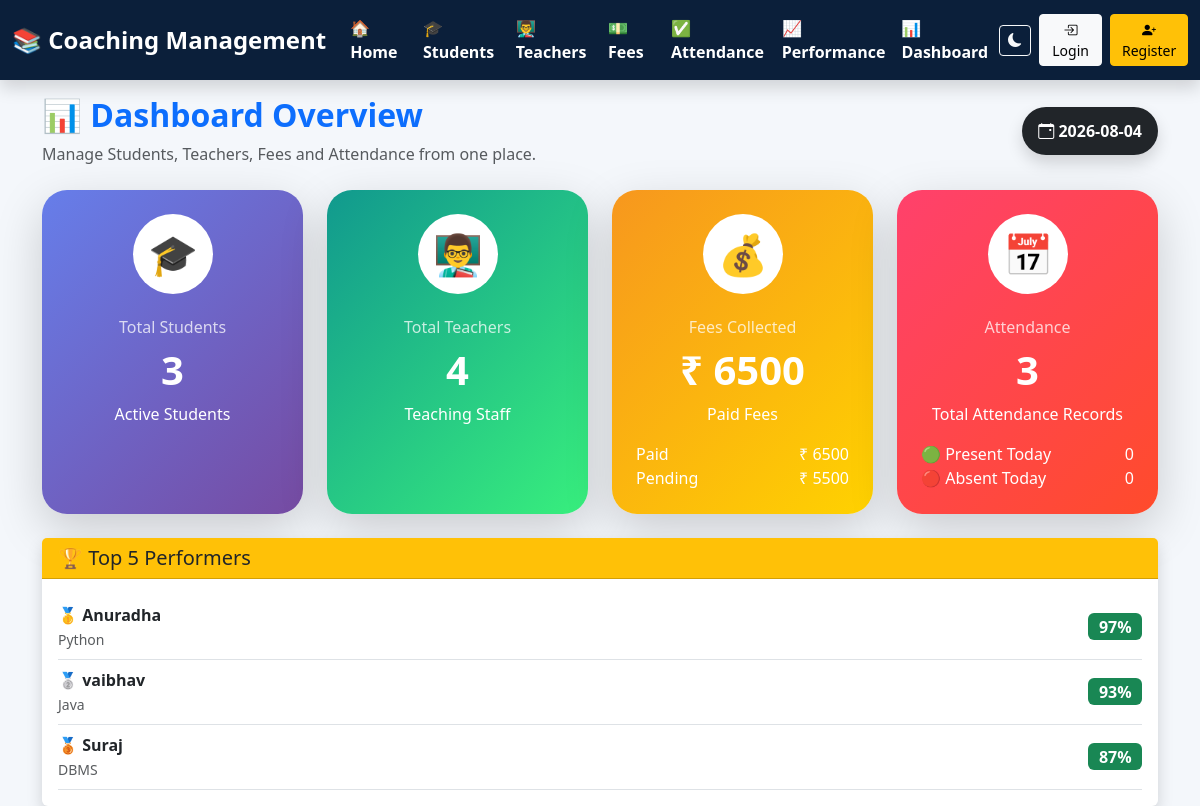
/dashboard, run on the app's committed database.
### tables this page shows
CREATE TABLE performance(

        id INTEGER PRIMARY KEY AUTOINCREMENT,
        student_id INTEGER,
        marks INTEGER,
        remark TEXT,

        FOREIGN KEY(student_id)
        REFERENCES students(id)
        ON DELETE CASCADE

    );

CREATE TABLE students(

        id INTEGER PRIMARY KEY AUTOINCREMENT,
        roll_no INTEGER UNIQUE,
        name TEXT,
        father_name TEXT,
        surname TEXT,
        mobile TEXT,
        course TEXT,
        batch TEXT,
        address TEXT,
        admission_date TEXT,
        status TEXT

    , photo TEXT DEFAULT 'default.png');

### app.py (the view)
@app.route("/dashboard")
def dashboard():
    conn = get_connection()
    students = conn.execute("""
    SELECT COUNT(*)
    FROM students
    """).fetchone()[0]
    teachers = conn.execute("""
    SELECT COUNT(*)
    FROM teachers
    """).fetchone()[0]
    paid_fee = conn.execute("""
    SELECT IFNULL(SUM(paid_fee),0)
    FROM fees
    """).fetchone()[0]
    total_fee = conn.execute("""
    SELECT IFNULL(SUM(total_fee),0)
    FROM fees
    """).fetchone()[0]
    pending_fee = total_fee - paid_fee
    attendance = conn.execute("""
    SELECT COUNT(*)
    FROM attendance
    """).fetchone()[0]
    today_date = date.today()
    today_present = conn.execute("""
    SELECT COUNT(*)
    FROM attendance
    WHERE date=?
    AND status='Present'
    """,
    (today_date,)
    ).fetchone()[0]
    today_absent = conn.execute("""
    SELECT COUNT(*)
    FROM attendance
    WHERE date=?
    AND status='Absent'
    """,
    (today_date,)
    ).fetchone()[0]
    top_students = conn.execute("""
    SELECT
        students.name,
        students.course,
        performance.marks,
        performance.remark

    FROM performance

    INNER JOIN students
    ON performance.student_id = students.id

    ORDER BY performance.marks DESC

    LIMIT 5
    """).fetchall()
    conn.close()
    return render_template(
        "dashboard.html",
        students=students,
        teachers=teachers,
        paid_fee=paid_fee,
        total_fee=total_fee,
        pending_fee=pending_fee,
        attendance=attendance,
        top_students=top_students,
        today_present=today_present,
        today_absent=today_absent,
        today=date.today()
    )

### db.py (called while the page is built)
def get_connection():
    conn = sqlite3.connect(DATABASE)
    conn.row_factory = sqlite3.Row
    conn.execute("PRAGMA foreign_keys = ON")
    return conn

### templates/dashboard.html
{% extends "base.html" %}
{% block content %}
<div class="d-flex justify-content-between align-items-center flex-wrap mb-4">
    <div>
        <h2 class="fw-bold text-primary">
            📊 Dashboard Overview
        </h2>
        <p class="text-muted mb-0">
            Manage Students, Teachers, Fees and Attendance from one place.
        </p>
    </div>
    <div class="badge bg-dark fs-6 p-3 rounded-pill shadow">
        <i class="bi bi-calendar-event"></i>
        {{ today }}
    </div>
</div>
<div class="row g-4">
<div class="col-lg-3 col-md-6">
<div class="card border-0 shadow-lg h-100 text-white"
style="
background:linear-gradient(135deg,#667eea,#764ba2);
border-radius:25px;
">
<div class="card-body text-center p-4">
<div style="
width:80px;
height:80px;
border-radius:50%;
background:white;
display:flex;
align-items:center;
justify-content:center;
margin:auto;
font-size:40px;
">
🎓
</div>
<h6 class="mt-4 opacity-75">
Total Students
</h6>
<h1 class="fw-bold">
{{ students }}
</h1>
<p class="mb-0">
Active Students
</p>
</div>
</div>
</div>
<div class="col-lg-3 col-md-6">
<div class="card border-0 shadow-lg h-100 text-white"
style="
background:linear-gradient(135deg,#11998e,#38ef7d);
border-radius:25px;
">
<div class="card-body text-center p-4">
<div style="
width:80px;
height:80px;
border-radius:50%;
background:white;
display:flex;
align-items:center;
justify-content:center;
margin:auto;
font-size:40px;
">
👨‍🏫
</div>
<h6 class="mt-4 opacity-75">
Total Teachers
</h6>
<h1 class="fw-bold">
{{ teachers }}
</h1>
<p class="mb-0">
Teaching Staff
</p>
</div>
</div>
</div>
<div class="col-lg-3 col-md-6">
<div class="card border-0 shadow-lg h-100 text-white"
style="
background:linear-gradient(135deg,#f7971e,#ffd200);
border-radius:25px;
">
<div class="card-body text-center p-4">
<div style="
width:80px;
height:80px;
border-radius:50%;
background:white;
display:flex;
align-items:center;
justify-content:center;
margin:auto;
font-size:40px;
">
💰
</div>
<h6 class="mt-4 opacity-75">
Fees Collected
</h6>
<h1 class="fw-bold">
₹ {{ paid_fee }}
</h1>
<p class="mb-2">
Paid Fees
</p>
<div class="mt-3">
<div class="d-flex justify-content-between">
<span>
Paid
</span>
<span>
₹ {{ paid_fee }}
</span>
</div>
<div class="d-flex justify-content-between">
<span>
Pending
</span>
<span>
₹ {{ pending_fee }}
</span>
</div>
</div>
</div>
</div>
</div>
<div class="col-lg-3 col-md-6">
<div class="card border-0 shadow-lg h-100 text-white"
style="
background:linear-gradient(135deg,#ff416c,#ff4b2b);
border-radius:25px;
">
<div class="card-body text-center p-4">
<div style="
width:80px;
height:80px;
border-radius:50%;
background:white;
display:flex;
align-items:center;
justify-content:center;
margin:auto;
font-size:40px;
">
📅
</div>
<h6 class="mt-4 opacity-75">
Attendance
</h6>
<h1 class="fw-bold">
{{ attendance }}
</h1>
<p class="mb-2">
Total Attendance Records
</p>
<div class="mt-3">
<div class="d-flex justify-content-between">
<span>
🟢 Present Today
</span>
<span>
{{ today_present }}
</span>
</div>
<div class="d-flex justify-content-between">
<span>
🔴 Absent Today
</span>
<span>
{{ today_absent }}
</span>
</div>
</div>
</div>
</div>
</div>
</div>
<div class="row mt-4">
<div class="col-12">
<div class="card shadow border-0">
<div class="card-header bg-warning">
<h5 class="mb-0">
🏆 Top 5 Performers
</h5>
</div>
<div class="card-body">
{% for s in top_students %}
<div class="d-flex justify-content-between align-items-center border-bottom py-2">
<div>
{% if loop.index == 1 %}
🥇
{% elif loop.index == 2 %}
🥈
{% elif loop.index == 3 %}
🥉
{% else %}
{{ loop.index }}️⃣
{% endif %}
<strong>
{{ s.name }}
</strong>
<br>
<small class="text-muted">
{{ s.course }}
</small>
</div>
<div>
<span class="badge bg-success fs-6">
{{ s.marks }}%
</span>
</div>
</div>
{% else %}
<p class="text-center text-muted">
No Performance Available
</p>
{% endfor %}
</div>
</div>
</div>
</div>
</div>
{% endblock %}

### templates/base.html (style rules this page uses)
body { background:#f4f7fb; transition:0.3s; }

### data on the page
performance: name "Anuradha", course "Python", marks "97"
performance: name "vaibhav", course "Java", marks "93"
performance: name "Suraj", course "DBMS", marks "87"

### other printed values
{{ students }} "3"
{{ teachers }} "4"
{{ paid_fee }} "6500"
{{ pending_fee }} "5500"
{{ attendance }} "3"
{{ today_present }} "0"
{{ today_absent }} "0"
